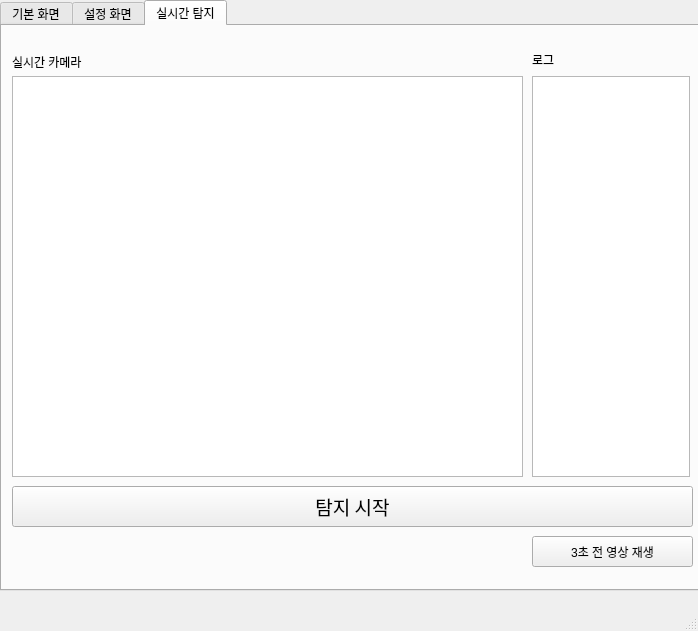
<?xml version="1.0" encoding="UTF-8"?>
<ui version="4.0">
 <class>MainWindow</class>
 <widget class="QMainWindow" name="MainWindow">
  <property name="geometry">
   <rect>
    <x>0</x>
    <y>0</y>
    <width>698</width>
    <height>631</height>
   </rect>
  </property>
  <property name="windowTitle">
   <string>MainWindow</string>
  </property>
  <widget class="QWidget" name="centralwidget">
   <widget class="QTabWidget" name="on_air_detection">
    <property name="geometry">
     <rect>
      <x>0</x>
      <y>0</y>
      <width>701</width>
      <height>591</height>
     </rect>
    </property>
    <property name="currentIndex">
     <number>2</number>
    </property>
    <property name="documentMode">
     <bool>false</bool>
    </property>
    <widget class="QWidget" name="tab">
     <attribute name="title">
      <string>기본 화면</string>
     </attribute>
     <widget class="QGraphicsView" name="graphicsView">
      <property name="geometry">
       <rect>
        <x>10</x>
        <y>60</y>
        <width>511</width>
        <height>401</height>
       </rect>
      </property>
     </widget>
     <widget class="QWidget" name="gridLayoutWidget">
      <property name="geometry">
       <rect>
        <x>10</x>
        <y>470</y>
        <width>501</width>
        <height>71</height>
       </rect>
      </property>
      <layout class="QGridLayout" name="gridLayout">
       <item row="1" column="0">
        <widget class="QPushButton" name="btn_pause">
         <property name="text">
          <string>▶️</string>
         </property>
        </widget>
       </item>
       <item row="1" column="3">
        <widget class="QPushButton" name="btn_stop_start">
         <property name="text">
          <string>⏯️</string>
         </property>
        </widget>
       </item>
       <item row="0" column="2" colspan="2">
        <widget class="QSlider" name="Video_bar">
         <property name="orientation">
          <enum>Qt::Horizontal</enum>
         </property>
        </widget>
       </item>
       <item row="0" column="4">
        <widget class="QLabel" name="Total_length">
         <property name="text">
          <string>00:00:00</string>
         </property>
        </widget>
       </item>
       <item row="0" column="0">
        <widget class="QLabel" name="Current">
         <property name="text">
          <string>00:00:00</string>
         </property>
        </widget>
       </item>
       <item row="1" column="4">
        <widget class="QPushButton" name="btn_forward">
         <property name="text">
          <string>⏩</string>
         </property>
        </widget>
       </item>
       <item row="1" column="2">
        <widget class="QPushButton" name="btn_prev">
         <property name="text">
          <string>⏪</string>
         </property>
        </widget>
       </item>
      </layout>
     </widget>
     <widget class="QWidget" name="verticalLayoutWidget">
      <property name="geometry">
       <rect>
        <x>530</x>
        <y>10</y>
        <width>160</width>
        <height>531</height>
       </rect>
      </property>
      <layout class="QVBoxLayout" name="verticalLayout">
       <item>
        <widget class="QLabel" name="Video_info">
         <property name="text">
          <string>영상 정보</string>
         </property>
        </widget>
       </item>
       <item>
        <widget class="QTextBrowser" name="Video_info_text"/>
       </item>
       <item>
        <widget class="QLabel" name="Log">
         <property name="text">
          <string>로그 </string>
         </property>
        </widget>
       </item>
       <item>
        <widget class="QListWidget" name="Log_text"/>
       </item>
      </layout>
     </widget>
     <widget class="QPushButton" name="Video_upload">
      <property name="geometry">
       <rect>
        <x>10</x>
        <y>20</y>
        <width>91</width>
        <height>23</height>
       </rect>
      </property>
      <property name="text">
       <string>동영상 업로드</string>
      </property>
     </widget>
     <widget class="QProgressBar" name="progressBar">
      <property name="geometry">
       <rect>
        <x>110</x>
        <y>20</y>
        <width>401</width>
        <height>20</height>
       </rect>
      </property>
      <property name="value">
       <number>24</number>
      </property>
     </widget>
    </widget>
    <widget class="QWidget" name="tab_2">
     <attribute name="title">
      <string>설정 화면</string>
     </attribute>
     <widget class="QGroupBox" name="groupBox">
      <property name="geometry">
       <rect>
        <x>60</x>
        <y>40</y>
        <width>521</width>
        <height>101</height>
       </rect>
      </property>
      <property name="title">
       <string>Log</string>
      </property>
      <widget class="QWidget" name="gridLayoutWidget_2">
       <property name="geometry">
        <rect>
         <x>0</x>
         <y>20</y>
         <width>521</width>
         <height>80</height>
        </rect>
       </property>
       <layout class="QGridLayout" name="gridLayout_2">
        <item row="0" column="0">
         <widget class="QLabel" name="label">
          <property name="text">
           <string>로그 기록</string>
          </property>
         </widget>
        </item>
        <item row="0" column="1">
         <widget class="QCheckBox" name="checkBox1">
          <property name="text">
           <string>Off(Save in TXT)</string>
          </property>
         </widget>
        </item>
        <item row="1" column="1">
         <widget class="QCheckBox" name="checkBox2">
          <property name="text">
           <string>Off</string>
          </property>
         </widget>
        </item>
        <item row="1" column="0">
         <widget class="QLabel" name="label_4">
          <property name="text">
           <string>뮤트(Mute)</string>
          </property>
         </widget>
        </item>
       </layout>
      </widget>
     </widget>
     <widget class="QGroupBox" name="groupBox_2">
      <property name="geometry">
       <rect>
        <x>60</x>
        <y>160</y>
        <width>521</width>
        <height>101</height>
       </rect>
      </property>
      <property name="title">
       <string>Graphic</string>
      </property>
      <widget class="QWidget" name="gridLayoutWidget_3">
       <property name="geometry">
        <rect>
         <x>0</x>
         <y>20</y>
         <width>521</width>
         <height>80</height>
        </rect>
       </property>
       <layout class="QGridLayout" name="gridLayout_3">
        <item row="0" column="0">
         <widget class="QLabel" name="label_5">
          <property name="text">
           <string>랙 경계선 표시( Set Border Lines)</string>
          </property>
         </widget>
        </item>
        <item row="0" column="1">
         <widget class="QCheckBox" name="checkBox3">
          <property name="text">
           <string>Off</string>
          </property>
         </widget>
        </item>
        <item row="1" column="1">
         <widget class="QCheckBox" name="checkBox4">
          <property name="text">
           <string>Off</string>
          </property>
         </widget>
        </item>
        <item row="1" column="0">
         <widget class="QLabel" name="label_6">
          <property name="text">
           <string>랙 구분(상,하  Rack Classification Mode)</string>
          </property>
         </widget>
        </item>
       </layout>
      </widget>
     </widget>
     <widget class="QGroupBox" name="groupBox_3">
      <property name="geometry">
       <rect>
        <x>60</x>
        <y>290</y>
        <width>521</width>
        <height>71</height>
       </rect>
      </property>
      <property name="title">
       <string>Video</string>
      </property>
      <widget class="QWidget" name="gridLayoutWidget_4">
       <property name="geometry">
        <rect>
         <x>0</x>
         <y>20</y>
         <width>521</width>
         <height>46</height>
        </rect>
       </property>
       <layout class="QGridLayout" name="gridLayout_4">
        <item row="0" column="0">
         <widget class="QLabel" name="label_7">
          <property name="text">
           <string>  위험상황 기준 전후 상황 기록 </string>
          </property>
         </widget>
        </item>
        <item row="0" column="1">
         <widget class="QComboBox" name="comboBox">
          <property name="currentText">
           <string>±3초</string>
          </property>
          <property name="currentIndex">
           <number>0</number>
          </property>
          <property name="placeholderText">
           <string>5</string>
          </property>
          <item>
           <property name="text">
            <string>±3초</string>
           </property>
          </item>
          <item>
           <property name="text">
            <string>±5초</string>
           </property>
          </item>
          <item>
           <property name="text">
            <string>±7초</string>
           </property>
          </item>
         </widget>
        </item>
        <item row="1" column="0">
         <widget class="QLabel" name="label_8">
          <property name="text">
           <string>  위험상황 기준 전후 상황 기록 </string>
          </property>
         </widget>
        </item>
        <item row="1" column="1">
         <widget class="QComboBox" name="comboBox_2">
          <property name="currentText">
           <string>5초</string>
          </property>
          <property name="currentIndex">
           <number>0</number>
          </property>
          <property name="placeholderText">
           <string>5</string>
          </property>
          <item>
           <property name="text">
            <string>5초</string>
           </property>
          </item>
          <item>
           <property name="text">
            <string>10초</string>
           </property>
          </item>
          <item>
           <property name="text">
            <string>15초</string>
           </property>
          </item>
         </widget>
        </item>
       </layout>
      </widget>
     </widget>
    </widget>
    <widget class="QWidget" name="tab_3">
     <attribute name="title">
      <string>실시간 탐지</string>
     </attribute>
     <widget class="QPushButton" name="btn_start_detection">
      <property name="geometry">
       <rect>
        <x>10</x>
        <y>460</y>
        <width>681</width>
        <height>41</height>
       </rect>
      </property>
      <property name="font">
       <font>
        <family>한컴 고딕</family>
        <pointsize>14</pointsize>
       </font>
      </property>
      <property name="text">
       <string>탐지 시작</string>
      </property>
     </widget>
     <widget class="QLabel" name="Log_2">
      <property name="geometry">
       <rect>
        <x>530</x>
        <y>23</y>
        <width>158</width>
        <height>21</height>
       </rect>
      </property>
      <property name="text">
       <string>로그 </string>
      </property>
     </widget>
     <widget class="QListWidget" name="Log_text_2">
      <property name="geometry">
       <rect>
        <x>530</x>
        <y>50</y>
        <width>158</width>
        <height>401</height>
       </rect>
      </property>
     </widget>
     <widget class="QGraphicsView" name="on_air_camera">
      <property name="geometry">
       <rect>
        <x>10</x>
        <y>50</y>
        <width>511</width>
        <height>401</height>
       </rect>
      </property>
     </widget>
     <widget class="QLabel" name="Log_4">
      <property name="geometry">
       <rect>
        <x>10</x>
        <y>20</y>
        <width>158</width>
        <height>31</height>
       </rect>
      </property>
      <property name="text">
       <string>실시간 카메라</string>
      </property>
     </widget>
     <widget class="QPushButton" name="btn_play_3sec">
      <property name="geometry">
       <rect>
        <x>530</x>
        <y>510</y>
        <width>161</width>
        <height>31</height>
       </rect>
      </property>
      <property name="text">
       <string>3초 전 영상 재생</string>
      </property>
     </widget>
    </widget>
   </widget>
  </widget>
  <widget class="QMenuBar" name="menubar">
   <property name="geometry">
    <rect>
     <x>0</x>
     <y>0</y>
     <width>698</width>
     <height>22</height>
    </rect>
   </property>
  </widget>
  <widget class="QStatusBar" name="statusbar"/>
 </widget>
 <resources/>
 <connections/>
</ui>
